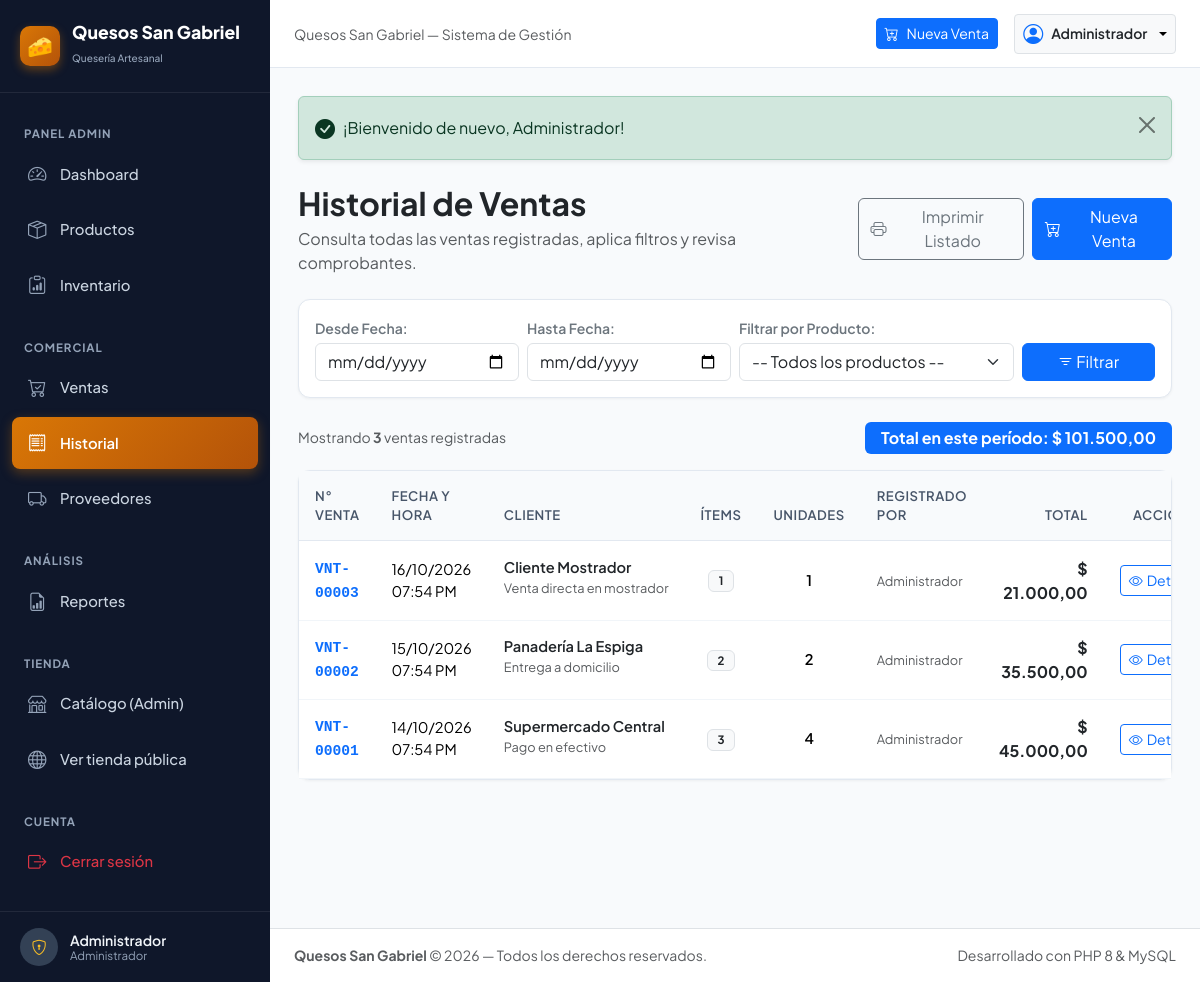
The page /index.php?c=historial (signed in) on the database its author committed.
### tables this page shows
CREATE TABLE `ventas` (
  `id` INT AUTO_INCREMENT PRIMARY KEY,
  `numero_venta` VARCHAR(30) UNIQUE NOT NULL,
  `fecha` DATETIME NOT NULL DEFAULT CURRENT_TIMESTAMP,
  `total` DECIMAL(10,2) NOT NULL DEFAULT 0.00,
  `cliente` VARCHAR(100) NULL DEFAULT 'Cliente Mostrador',
  `notas` TEXT NULL,
  `usuario_id` INT NULL,
  INDEX `idx_fecha` (`fecha`),
  CONSTRAINT `fk_ventas_usuario` FOREIGN KEY (`usuario_id`) REFERENCES `usuarios` (`id`) ON DELETE SET NULL ON UPDATE CASCADE
);

CREATE TABLE `usuarios` (
  `id` INT AUTO_INCREMENT PRIMARY KEY,
  `nombre` VARCHAR(100) NOT NULL,
  `usuario` VARCHAR(50) NOT NULL UNIQUE,
  `password` VARCHAR(255) NOT NULL,
  `email` VARCHAR(100) NULL,
  `telefono` VARCHAR(30) NULL,
  `rol` ENUM('administrador', 'cliente') NOT NULL DEFAULT 'cliente',
  `token_recuperacion` VARCHAR(64) NULL DEFAULT NULL,
  `token_expiracion` DATETIME NULL DEFAULT NULL,
  `creado_en` TIMESTAMP DEFAULT CURRENT_TIMESTAMP
);

### controllers/HistorialController.php (called while the page is built, shortened)
<?php
require_once __DIR__ . '/../config/helpers.php';
require_once __DIR__ . '/../models/Venta.php';
class HistorialController {
    private Venta $modeloVenta;
    public function __construct() {
        $this->modeloVenta = new Venta();
    }
    public function index(): void {
        $fechaInicio = sanitize($_GET['fecha_inicio'] ?? '');
        $fechaFin = sanitize($_GET['fecha_fin'] ?? '');
        $productoId = !empty($_GET['producto_id']) ? intval($_GET['producto_id']) : null;
        $ventas = $this->modeloVenta->listarHistorial($fechaInicio, $fechaFin, $productoId);
        $totalFiltrado = array_sum(array_column($ventas, 'total'));
        require_once __DIR__ . '/../views/historial/index.php';
    }
}

### index.php (called while the page is built, shortened)
<?php
require_once __DIR__ . '/config/helpers.php';
$accion      = sanitize($_GET['a'] ?? 'index');
$instancia = new $nombreClase();
$instancia->$accion();

### config/database.php (called while the page is built)
<?php
class Database {
    private static string $host = '127.0.0.1';
    private static string $dbName = 'gabriel_lacteos';
    private static string $username = 'root';
    private static string $password = '';
    private static string $charset = 'utf8mb4';
    private static ?PDO $connection = null;
    public static function getConnection(): PDO {
        if (self::$connection === null) {
            $dsn = "mysql:host=" . self::$host . ";dbname=" . self::$dbName . ";charset=" . self::$charset;
            $options = [
                PDO::ATTR_ERRMODE            => PDO::ERRMODE_EXCEPTION,
                PDO::ATTR_DEFAULT_FETCH_MODE => PDO::FETCH_ASSOC,
                PDO::ATTR_EMULATE_PREPARES   => false,
                PDO::MYSQL_ATTR_INIT_COMMAND => "SET NAMES utf8mb4"
            ];
            try {
                self::$connection = new PDO($dsn, self::$username, self::$password, $options);
            } catch (PDOException $e) {
                die("<div style='font-family:sans-serif; padding:20px; background:#ffe4e6; color:#9f1239; border-radius:8px; margin:20px; border:1px solid #f43f5e;'>
                        <h3>❌ Error de Conexión a la Base de Datos</h3>
                        <p><strong>Detalle:</strong> " . htmlspecialchars($e->getMessage()) . "</p>
                        <p>Por favor, asegúrate de que:</p>
                        <ul>
                            <li>MySQL esté iniciado en Laragon / XAMPP.</li>
                            <li>Hayas ejecutado el archivo <code>database.sql</code> para crear la base de datos <strong>gabriel_lacteos</strong>.</li>
                            <li>El usuario y contraseña en <code>config/database.php</code> coincidan con tu configuración local.</li>
                        </ul>
                     </div>");
            }
        }
        return self::$connection;
    }
}

### config/helpers.php (called while the page is built, shortened)
<?php
function sanitize(string $data): string {
    return htmlspecialchars(trim($data), ENT_QUOTES, 'UTF-8');
}
function formatearMoneda(float|int|string $valor): string {
    return '$ ' . number_format((float)$valor, 2, ',', '.');
}
function formatearFecha(string $fecha, bool $conHora = true): string {
    $timestamp = strtotime($fecha);
    $formato = $conHora ? 'd/m/Y h:i A' : 'd/m/Y';
    return date($formato, $timestamp);
}

### models/Venta.php (called while the page is built, shortened)
<?php
require_once __DIR__ . '/../config/database.php';
class Venta {
    private PDO $db;
    public function __construct() {
        $this->db = Database::getConnection();
    }
    public function listarHistorial(string $fechaInicio = '', string $fechaFin = '', ?int $productoId = null): array {
        $sql = "SELECT DISTINCT
                    v.id,
                    v.numero_venta,
                    v.fecha,
                    v.total,
                    v.cliente,
                    v.notas,
                    u.nombre as usuario_nombre,
                    (SELECT COUNT(*) FROM detalle_ventas dv WHERE dv.venta_id = v.id) as total_items,
                    (SELECT SUM(dv.cantidad) FROM detalle_ventas dv WHERE dv.venta_id = v.id) as unidades_vendidas
                FROM ventas v
                LEFT JOIN usuarios u ON v.usuario_id = u.id
                LEFT JOIN detalle_ventas dv_filter ON v.id = dv_filter.venta_id
                WHERE 1=1";
        $params = [];
        $sql .= " ORDER BY v.fecha DESC, v.id DESC";
        $stmt = $this->db->prepare($sql);
        $stmt->execute($params);
        return $stmt->fetchAll();
    }
}

### views/historial/index.php (the view, shortened to what this page needs)
<?php
require_once __DIR__ . '/../layouts/header.php';
?>
<div class="d-flex flex-column flex-md-row justify-content-between align-items-md-center gap-3 mb-4">
    <div>
        <h2 class="fw-bold text-dark mb-1">Historial de Ventas</h2>
        <p class="text-muted mb-0">Consulta todas las ventas registradas, aplica filtros y revisa comprobantes.</p>
    </div>
    <div class="d-flex gap-2">
        <button onclick="window.print()" class="btn btn-outline-secondary d-flex align-items-center gap-2">
            <i class="bi bi-printer"></i> Imprimir Listado
        </button>
        <a href="index.php?c=ventas" class="btn btn-primary d-flex align-items-center gap-2">
            <i class="bi bi-cart-plus"></i> Nueva Venta
        </a>
    </div>
</div>
<div class="card-lacteo mb-4 p-3 no-print">
    <form action="index.php" method="GET" class="row g-2 align-items-end">
        <div class="col-12 col-sm-6 col-md-3">
            <label class="form-label small fw-semibold text-secondary mb-1">Desde Fecha:</label>
            <input type="date" name="fecha_inicio" class="form-control" value="<?= htmlspecialchars($_GET['fecha_inicio'] ?? '') ?>">
        </div>
        <div class="col-12 col-sm-6 col-md-3">
            <label class="form-label small fw-semibold text-secondary mb-1">Hasta Fecha:</label>
            <input type="date" name="fecha_fin" class="form-control" value="<?= htmlspecialchars($_GET['fecha_fin'] ?? '') ?>">
        </div>
        <div class="col-12 col-md-4">
            <label class="form-label small fw-semibold text-secondary mb-1">Filtrar por Producto:</label>
            <select name="producto_id" class="form-select">
                <option value="">-- Todos los productos --</option>
            </select>
        </div>
        <div class="col-12 col-md-2 d-flex gap-2">
            <button type="submit" class="btn btn-primary w-100">
                <i class="bi bi-filter"></i> Filtrar
            </button>
        </div>
    </form>
</div>
<div class="d-flex justify-content-between align-items-center mb-3">
    <span class="text-muted small">Mostrando <strong><?= count($ventas) ?></strong> ventas registradas</span>
    <span class="badge bg-primary fs-6 px-3 py-2">
        Total en este período: <?= formatearMoneda($totalFiltrado) ?>
    </span>
</div>
<div class="card-lacteo">
    <div class="table-responsive">
        <table class="table table-lacteo align-middle">
            <thead>
                <tr>
                    <th>N° Venta</th>
                    <th>Fecha y Hora</th>
                    <th>Cliente</th>
                    <th class="text-center">Ítems</th>
                    <th class="text-center">Unidades</th>
                    <th>Registrado Por</th>
                    <th class="text-end">Total</th>
                    <th class="text-center no-print">Acción</th>
                </tr>
            </thead>
            <tbody>
                <?php if (empty($ventas)): ?>
                    <tr>
                        <td colspan="8" class="text-center py-5 text-muted">
                            <i class="bi bi-receipt-cutoff fs-2 d-block mb-2"></i>
                            No se encontraron ventas con los filtros seleccionados.
                        </td>
                    </tr>
                <?php else: ?>
                    <?php foreach ($ventas as $v): ?>
                        <tr>
                            <td>
                                <span class="fw-bold text-primary font-monospace"><?= htmlspecialchars($v['numero_venta']) ?></span>
                            </td>
                            <td><?= formatearFecha($v['fecha']) ?></td>
                            <td>
                                <div class="fw-semibold text-dark"><?= htmlspecialchars($v['cliente']) ?></div>
                                <?php if (!empty($v['notas'])): ?>
                                    <small class="text-muted text-truncate d-inline-block" style="max-width: 200px;">
                                        <?= htmlspecialchars($v['notas']) ?>
                                    </small>
                                <?php endif; ?>
                            </td>
                            <td class="text-center">
                                <span class="badge bg-light text-dark border"><?= $v['total_items'] ?></span>
                            </td>
                            <td class="text-center fw-semibold">
                                <?= $v['unidades_vendidas'] ?>
                            </td>
                            <td>
                                <small class="text-muted"><?= htmlspecialchars($v['usuario_nombre'] ?? 'Administrador') ?></small>
                            </td>
                            <td class="text-end fw-bold text-dark fs-6">
                                <?= formatearMoneda($v['total']) ?>
                            </td>
                            <td class="text-center no-print">
                                <a href="index.php?c=historial&a=detalle&id=<?= $v['id'] ?>" class="btn btn-sm btn-outline-primary d-inline-flex align-items-center gap-1" title="Ver Comprobante">
                                    <i class="bi bi-eye"></i> Detalle
                                </a>
                            </td>
                        </tr>
                    <?php endforeach; ?>
                <?php endif; ?>
            </tbody>
        </table>
    </div>
</div>
<?php require_once __DIR__ . '/../layouts/footer.php'; ?>

### public/css/style.css (style rules this page uses)
:root { --sg-primary: #1d4ed8; --sg-primary-dark: #1e3a8a; --sg-primary-light: #3b82f6; --sg-gold: #d97706; --sg-gold-light: #fef3c7; --sg-gold-border: #fde68a; --sg-bg: #f8fafc; --sg-card-bg: #ffffff; --sg-sidebar-bg: #0f172a; --sg-sidebar-hover: #1e293b; --sg-text: #1e293b; --sg-text-muted: #64748b; --sg-border: #e2e8f0; --sg-success: #10b981; --sg-warning: #f59e0b; --sg-danger: #ef4444; --lacteo-primary: var(--sg-primary); --lacteo-primary-dark: var(--sg-primary-dark); --lacteo-primary-light: var(--sg-primary-light); --lacteo-accent: #0284c7; --lacteo-cream: var(--sg-gold-light); --lacteo-cream-border: var(--sg-gold-border); --lacteo-bg: var(--sg-bg); --lacteo-card-bg: var(--sg-card-bg); --lacteo-sidebar-bg: var(--sg-sidebar-bg); --lacteo-sidebar-hover: var(--sg-sidebar-hover); --lacteo-text: var(--sg-text); --lacteo-text-muted: var(--sg-text-muted); --lacteo-border: var(--sg-border); --lacteo-success: var(--sg-success); --lacteo-warning: var(--sg-warning); --lacteo-danger: var(--sg-danger); }
body { font-family: 'Plus Jakarta Sans', -apple-system, BlinkMacSystemFont, "Segoe UI", Roboto, sans-serif; background-color: var(--sg-bg); color: var(--sg-text); min-height: 100vh; overflow-x: hidden; }
.card-lacteo { background: var(--sg-card-bg); border: 1px solid var(--sg-border); border-radius: 12px; box-shadow: 0 1px 3px rgba(0,0,0,0.05); transition: transform 0.2s, box-shadow 0.2s; }
.table-lacteo { margin: 0; border-collapse: separate; border-spacing: 0; }
.table-lacteo thead th { background-color: #f8fafc; color: #475569; font-weight: 600; font-size: 0.82rem; text-transform: uppercase; letter-spacing: 0.04em; padding: 0.95rem 1rem; border-bottom: 1px solid var(--sg-border); border-top: none; }
.table-lacteo tbody td { padding: 0.95rem 1rem; vertical-align: middle; border-bottom: 1px solid #f1f5f9; font-size: 0.915rem; }
.card-lacteo .badge { font-size: 0.72rem; padding: 0.25rem 0.6rem; }
.card-lacteo, .badge, .btn { transition: all 0.2s ease; }
html { overflow-y: scroll !important; scroll-behavior: smooth; scrollbar-width: thin; scrollbar-color: #8e8e93 #20232a; }
body { overflow-y: auto !important; }

### rows shown on the page
ventas: numero_venta "VNT-00003", fecha "16/10/2026 07:54 PM", cliente "Cliente Mostrador", notas "Venta directa en mostrador", total_items "1", unidades_vendidas "1", usuario.nombre "Administrador", total "$ 21.000,00"
ventas: numero_venta "VNT-00002", fecha "15/10/2026 07:54 PM", cliente "Panadería La Espiga", notas "Entrega a domicilio", total_items "2", unidades_vendidas "2", usuario.nombre "Administrador", total "$ 35.500,00"
ventas: numero_venta "VNT-00001", fecha "14/10/2026 07:54 PM", cliente "Supermercado Central", notas "Pago en efectivo", total_items "3", unidades_vendidas "4", usuario.nombre "Administrador", total "$ 45.000,00"

### other values the page prints
$_SESSION['usuario_nombre'] "Administrador"
$usuarioActual "Administrador"
$flash['mensaje'] "¡Bienvenido de nuevo, Administrador!"
count($ventas) "3"
formatearMoneda($totalFiltrado) "$ 101.500,00"
